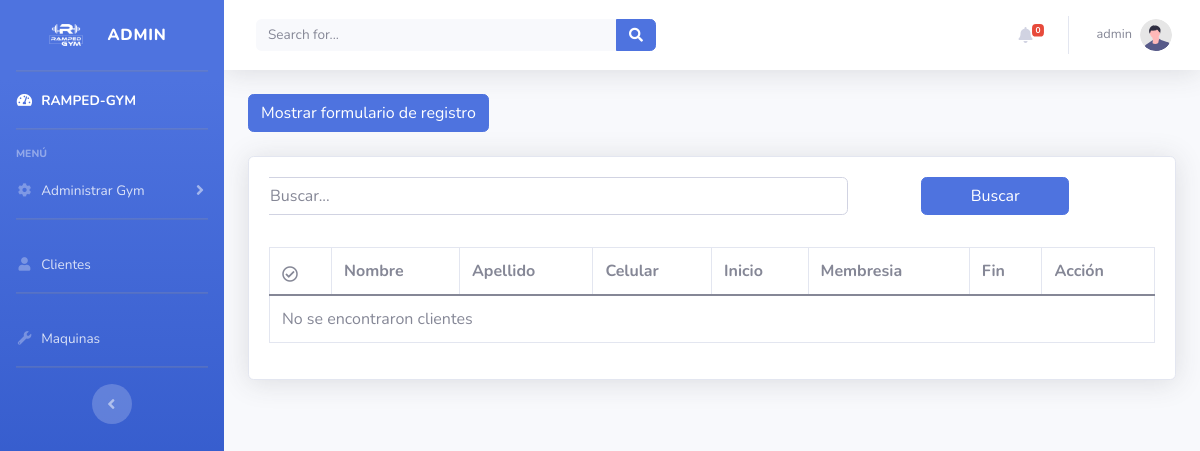
Before: /templates/customers/clients.php (signed in) with the older database file.
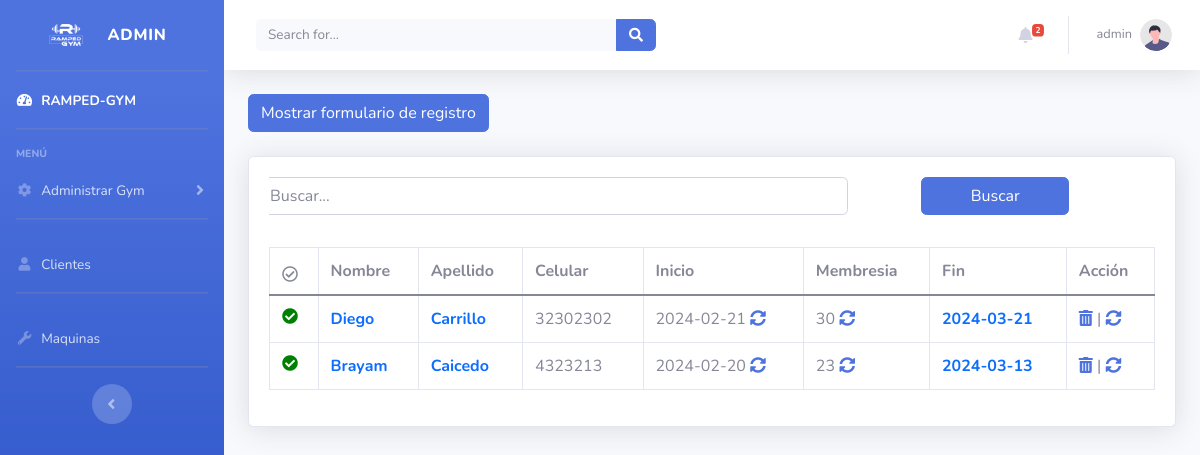
After: the same page with the newer database file.
### tables this page shows
CREATE TABLE `clientes` (
  `id` int(11) NOT NULL,
  `nombre` varchar(100) NOT NULL,
  `apellido` varchar(100) NOT NULL,
  `telefono` varchar(20) DEFAULT NULL,
  `fecha_inicio_membresia` date NOT NULL,
  `diasMembresia` int(11) NOT NULL,
  `fechaRegistro` date NOT NULL
);

### templates/dashboard/functions.php (called while the page is built, shortened)
<?php
require_once "../../resources/config.php";
$sql = "SELECT COUNT(*) as total_clientes FROM clientes";
$resultado = $conexion->query($sql);
$usuario = $_SESSION["usuario"];
function contarAsistenciasNotificadas($conexion) {
    $sql = "SELECT COUNT(*) as total FROM asistencia WHERE notificado = '0'";
    $resultado = $conexion->query($sql);
    if ($resultado->num_rows > 0) {
        $row = $resultado->fetch_assoc();
        return $row["total"];
    } else {
        return 0;
    }
}
$totalAsistenciasNotify = contarAsistenciasNotificadas($conexion);
?>

### templates/customers/listClients.php (the view, shortened to what this page needs)
<?php
function mostrarAsistenciaIcono($conexion, $clienteId) {
    $fecha_actual = date("Y-m-d");
    $sql = "SELECT * FROM asistencia WHERE cliente_id = $clienteId AND fecha = '$fecha_actual'";
    $resultado = $conexion->query($sql);
    if ($resultado->num_rows > 0) {
        return "<i class='fas fa-check-circle' style='color: green;'></i>";
    } else {
        return "<i class='far fa-check-circle' style='color: gray; cursor: pointer;' onclick='marcarAsistencia($clienteId); location.reload();'></i>";
    }
}
function mostrarClientes($conexion, $busqueda = null) {
    $sql = "SELECT * FROM clientes";
    $resultado = $conexion->query($sql);
    if ($resultado->num_rows > 0) {
        while ($row = $resultado->fetch_assoc()) {
            $fecha_inicio = new DateTime($row["fecha_inicio_membresia"]);
            $fecha_actual = new DateTime();
            $dias_membresia = $row["diasMembresia"];
            $fecha_vencimiento = $fecha_inicio->modify("+{$dias_membresia} days")->modify("-1 day");
            $estado = ($fecha_vencimiento < $fecha_actual) ? 'Vencido' : 'Activo';
            $color = '';
            $estilo = '';
            if ($estado == "Vencido") {
                $color = 'orange';
                $estilo = 'font-weight: bold;';
            } else {
                $color = '#0d6efd';
                $estilo = 'font-weight: bold;';
            }
            echo "<tr>";
            echo "<td>" . mostrarAsistenciaIcono($conexion, $row["id"]) . "</td>";
            echo "<td style='color: $color; $estilo'>" . $row["nombre"] . "</td>";
            echo "<td style='color: $color; $estilo'>" . $row["apellido"] . "</td>";
            echo "<td>" . $row["telefono"] . "</td>";
            echo "<td id='fechaInicioMembresia" . $row["id"] . "'>" . $row["fecha_inicio_membresia"] . " <a title='Renovar fecha de inicio' class='fas fa-sync-alt' style='cursor: pointer;' onclick='editarFechaInicioMembresia(" . $row["id"] . ")'></a></td>";
            echo "<td id='diasMembresia" . $row["id"] . "'>" . $row["diasMembresia"] . " <a title='Renovar dias de membresia' class='fas fa-sync-alt' style='cursor: pointer;' onclick='editarDiasMembresia(" . $row["id"] . ")'></a></td>";
            echo "<td style='color: $color; $estilo'>" . $fecha_vencimiento->format('Y-m-d') . "</td>";
            echo "<td class='acciones'><a href='deleteClients.php?id=" . $row["id"] . "'><i class='fas fa-trash-alt' title='Borrar'></i></a> | <a href='renovarMembresia.php?id=" . $row["id"] . "'><i class='fas fa-sync-alt' title='Renovar con datos actuales'></i></a></td>";
            echo "</tr>";
        }
    } else {
        echo "<tr><td colspan='8'>No se encontraron clientes</td></tr>";
    }
}
?>

### templates/customers/Clients.php (shortened to what this page needs)
<?php
require_once "../dashboard/functions.php";
require_once "listClients.php";
if ($_SERVER["REQUEST_METHOD"] == "GET" && isset($_GET["busqueda"])) {
    $busqueda = $_GET["busqueda"];
} else {
    $busqueda = null;
}
?>
<!DOCTYPE html>
<html lang="en">
<link href="https://cdn.jsdelivr.net/npm/bootstrap@5.0.2/dist/css/bootstrap.min.css" rel="stylesheet">
<?php include '../components/head.php'; ?>
<body id="page-top">
    <div id="wrapper">
    <?php include '../components/slidebar.php'; ?>
        <div id="content-wrapper" class="d-flex flex-column">
            <div id="content">
                <nav class="navbar navbar-expand navbar-light bg-white topbar mb-4 static-top shadow">
                    <form
                        class="d-none d-sm-inline-block form-inline mr-auto ml-md-3 my-2 my-md-0 mw-100 navbar-search">
                        <div class="input-group">
                            <input type="text" class="form-control bg-light border-0 small" placeholder="Search for..."
                                aria-label="Search" aria-describedby="basic-addon2">
                            <div class="input-group-append">
                                <button class="btn btn-primary" type="button">
                                    <i class="fas fa-search fa-sm"></i>
                                </button>
                            </div>
                        </div>
                    </form>
                <?php include '../components/topbar.php'; ?>
                <div class="container-fluid">
                <button id="toggleFormulario" class="btn btn-primary">Mostrar formulario de registro</button></br></br>
                    <div class="row">
                        <div class="col-xl-12 col-lg-12">
                            <div class="card shadow mb-4">
                                <div class="card-body">
                                    <div class="table-responsive">
                                        <form action="" method="GET" class="row">
                                            <div class="form-group row">
                                                <input type="text" class="form-control col-lg-8" id="busqueda" name="busqueda" placeholder="Buscar...">
                                                <div class=" col-lg-1"></div>
                                                <button type="submit" class="btn btn-primary col-lg-2">Buscar</button>
                                            </div>
                                        </form>
                                        <table class="table table-bordered" id="dataTable" width="100%" cellspacing="0">
                                            <thead>
                                                <tr>
                                                    <th scope="col"><i class="far fa-check-circle"></i></th>
                                                    <th scope="col">Nombre</th>
                                                    <th scope="col">Apellido</th>
                                                    <th scope="col">Celular</th>
                                                    <th scope="col">Inicio</th>
                                                    <th scope="col">Membresia</th>
                                                    <th scope="col">Fin</th>
                                                    <th scope="col">Acción</th>
                                                </tr>
                                            </thead>
                                            <tbody>
                                                <?php mostrarClientes($conexion, $busqueda); ?>
                                            </tbody>
                                        </table>
                                    </div>
                                </div>
                            </div>
                        </div>
                    </div>
                </div>
                </div>
                </div>
            </div>
</body>
</html>

### templates/components/head.php (shortened to what this page needs)
<head>
    <link href="../../resources/vendor/fontawesome-free/css/all.min.css" rel="stylesheet" type="text/css">
    <link href="../../resources/css/sb-admin-2.min.css" rel="stylesheet">
</head>

### templates/components/slidebar.php (shortened to what this page needs)
<ul class="navbar-nav bg-gradient-primary sidebar sidebar-dark accordion" id="accordionSidebar">
<a class="sidebar-brand d-flex align-items-center justify-content-center" href="../dashboard/welcome.php">
    <div class="sidebar-brand-icon">
        <img src="../../resources/img/01_06.png" alt="Imagen de perfil" class="rounded-circle img-fluid" style="width: 50px; height: 50px;">
    </div>
    <div class="sidebar-brand-text mx-3"><?php echo $usuario; ?></div>
</a>
<hr class="sidebar-divider my-0">
<li class="nav-item active">
    <a class="nav-link" href="../dashboard/welcome.php">
        <i class="fas fa-fw fa-tachometer-alt"></i>
        <span>RAMPED-GYM</span></a>
</li>
<hr class="sidebar-divider">
<div class="sidebar-heading">
    Menú
</div>
<li class="nav-item">
    <a class="nav-link collapsed" href="#" data-toggle="collapse" data-target="#collapseTwo"
        aria-expanded="true" aria-controls="collapseTwo">
        <i class="fas fa-fw fa-cog"></i>
        <span>Administrar Gym</span>
    </a>
</li>
<hr class="sidebar-divider">
<li class="nav-item">
    <a class="nav-link" href="../customers/clients.php">
        <i class="fas fa-fw fa-user"></i>
        <span>Clientes</span></a>
</li>
<hr class="sidebar-divider d-none d-md-block">
<li class="nav-item">
    <a class="nav-link" href="../machines/machines.php">
        <i class="fas fa-fw fa-wrench"></i>
        <span>Maquinas</span></a>
</li>
<hr class="sidebar-divider d-none d-md-block">
<div class="text-center d-none d-md-inline">
    <button class="rounded-circle border-0" id="sidebarToggle"></button>
</div>
</ul>

### templates/components/topbar.php (shortened to what this page needs)
<ul class="navbar-nav ml-auto">
<li class="nav-item dropdown no-arrow mx-1">
    <a class="nav-link dropdown-toggle" href="#" id="alertsDropdown" role="button"
        data-toggle="dropdown" aria-haspopup="true" aria-expanded="false">
        <i class="fas fa-bell fa-fw"></i>
        <span class="badge badge-danger badge-counter"><?php echo $totalAsistenciasNotify;?></span>
    </a>
</li>
<li class="nav-item dropdown no-arrow">
    <a class="nav-link dropdown-toggle" href="#" id="userDropdown" role="button"
        data-toggle="dropdown" aria-haspopup="true" aria-expanded="false">
        <span class="mr-2 d-none d-lg-inline text-gray-600 small"><?php echo $usuario; ?></span>
        <img class="img-profile rounded-circle"
            src="../../resources/img/undraw_profile.svg">
    </a>
</li>
</ul>
</nav>

Changed rows visible on the page:
added clientes: nombre "Diego", apellido "Carrillo", telefono "32302302", fecha_inicio_membresia "2024-02-21", diasMembresia "30", $fecha_vencimiento->format('Y-m-d') "2024-03-21"
added clientes: nombre "Brayam", apellido "Caicedo", telefono "4323213", fecha_inicio_membresia "2024-02-20", diasMembresia "23", $fecha_vencimiento->format('Y-m-d') "2024-03-13"
Other visible differences:
$totalAsistenciasNotify: "0" → "2"
text no longer shown: "No se encontraron clientes"
